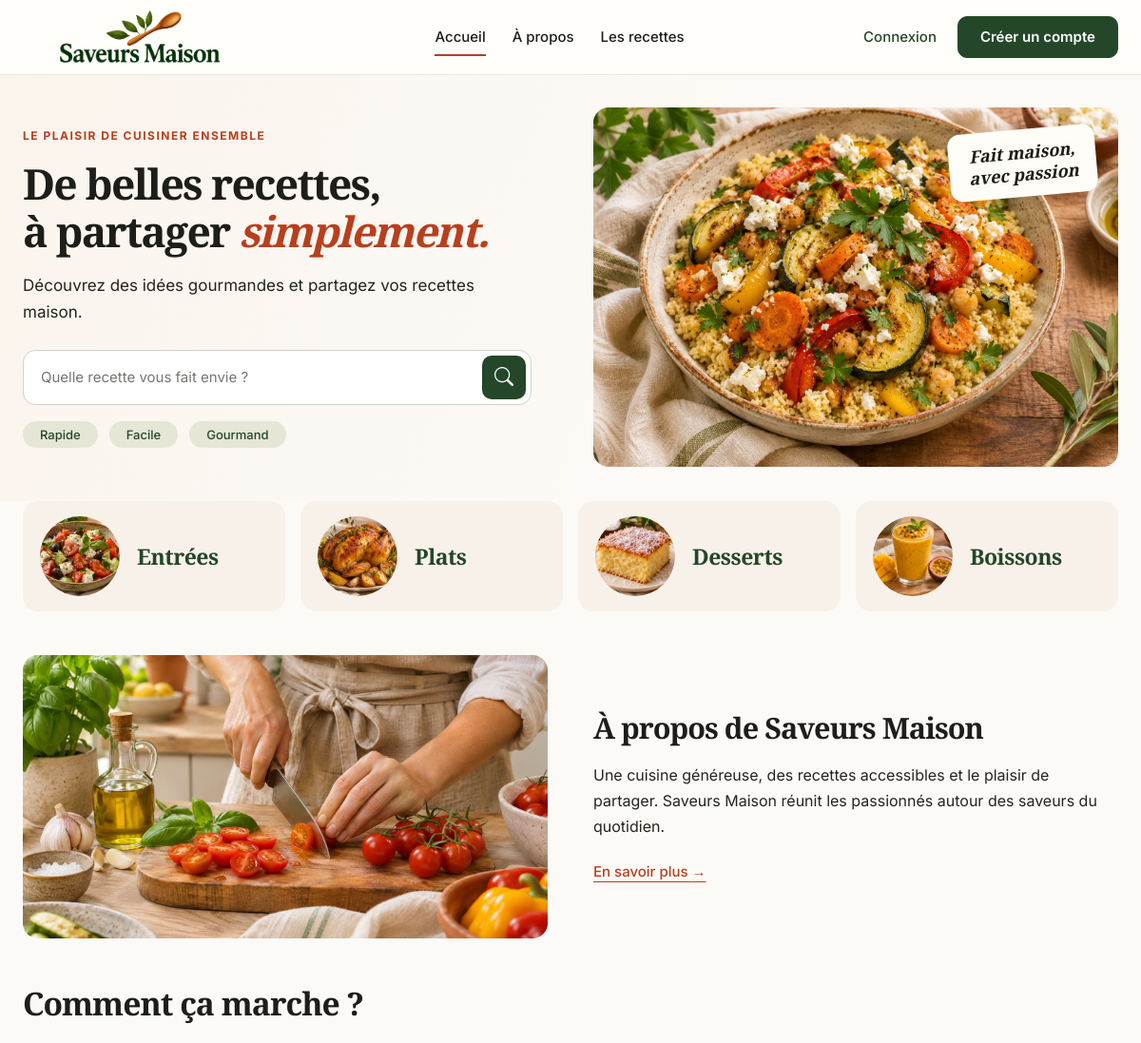
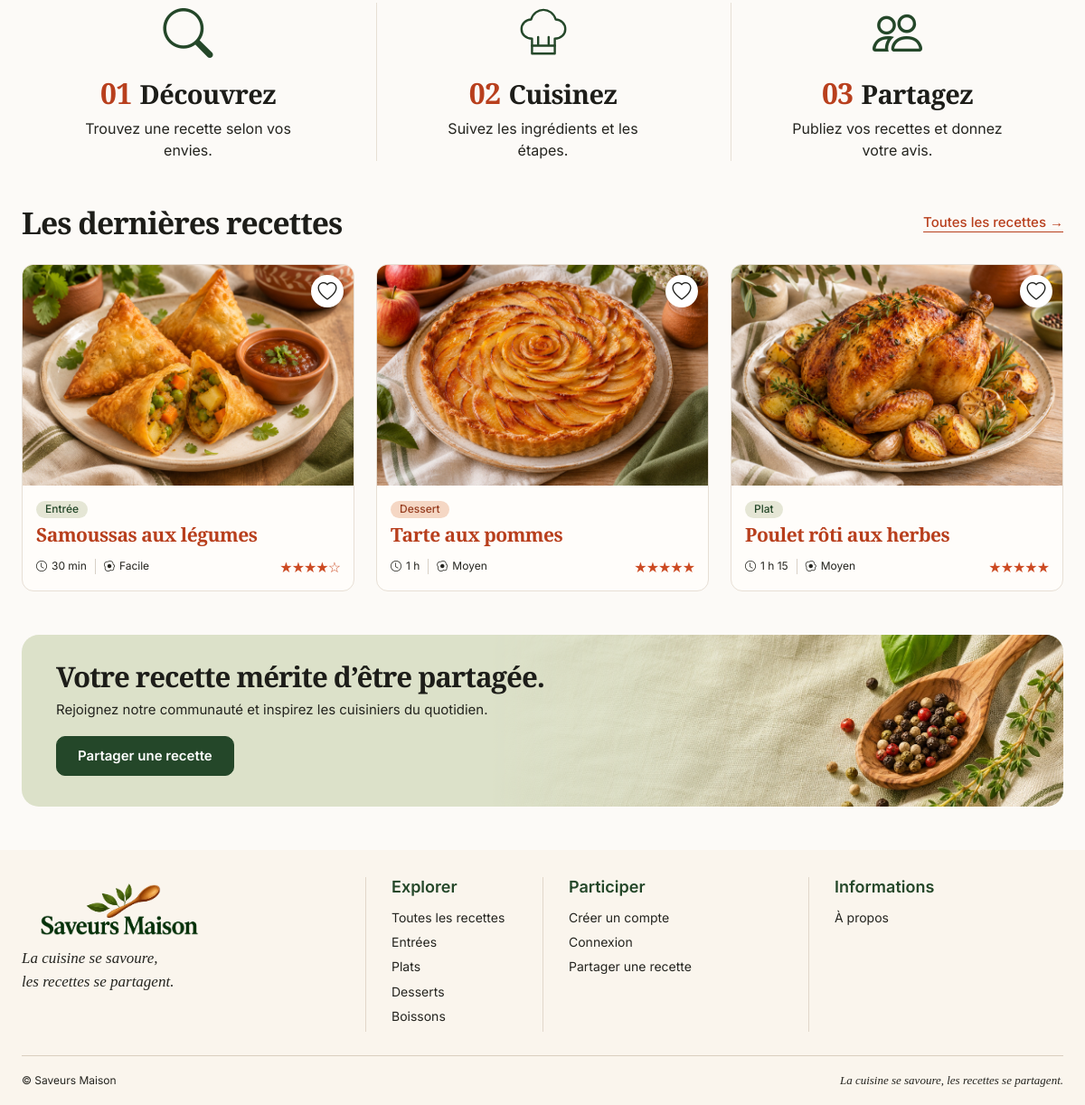
The app's page /vues/public/accueil.php with its own data (2 pictures, top to bottom).
### tables this page shows
CREATE TABLE RECETTE (
  id_recette          INT UNSIGNED AUTO_INCREMENT,

  titre               VARCHAR(100) NOT NULL,
  description         TEXT NOT NULL,

   
   
  photo               VARCHAR(255) NOT NULL,

  nb_personnes        INT UNSIGNED NOT NULL,
  temps_preparation   INT UNSIGNED NOT NULL,
  temps_cuisson       INT UNSIGNED NOT NULL,

  difficulte          ENUM('facile', 'moyenne', 'difficile') NOT NULL,

   
  statut              ENUM('en_attente', 'publiee', 'refusee') NOT NULL DEFAULT 'en_attente',

   
  motif_refus         TEXT NULL,

  date_creation       DATETIME NOT NULL DEFAULT CURRENT_TIMESTAMP,

   
  date_modification   DATETIME NULL,

   
  date_validation     DATETIME NULL,

   
  id_categorie        INT UNSIGNED NOT NULL,
  id_utilisateur      INT UNSIGNED NOT NULL,
  id_validateur       INT UNSIGNED NULL,

  PRIMARY KEY (id_recette),

   
  CONSTRAINT chk_recette_nb_personnes CHECK (nb_personnes > 0),
  CONSTRAINT chk_recette_temps_preparation CHECK (temps_preparation >= 0),
  CONSTRAINT chk_recette_temps_cuisson CHECK (temps_cuisson >= 0),

   
   
   
  CONSTRAINT fk_recette_categorie
    FOREIGN KEY (id_categorie) REFERENCES CATEGORIE (id_categorie)
    ON DELETE RESTRICT ON UPDATE CASCADE,

   
  CONSTRAINT fk_recette_utilisateur
    FOREIGN KEY (id_utilisateur) REFERENCES UTILISATEUR (id_utilisateur)
    ON DELETE RESTRICT ON UPDATE CASCADE,

   
   
  CONSTRAINT fk_recette_validateur
    FOREIGN KEY (id_validateur) REFERENCES UTILISATEUR (id_utilisateur)
    ON DELETE SET NULL ON UPDATE CASCADE
);

CREATE TABLE CATEGORIE (
  id_categorie  INT UNSIGNED AUTO_INCREMENT,

   
  nom           VARCHAR(50) NOT NULL,

  PRIMARY KEY (id_categorie),
  UNIQUE KEY uq_categorie_nom (nom)
);

### modeles/Recette.php (called while the page is built, shortened)
<?php
require_once __DIR__ . '/../config/connexion.php';
class Recette
{
    public static function dernieresPubliees(int $limite = 3)
    {
        global $pdo;
        $sql = "SELECT
                    r.id_recette,
                    r.titre,
                    r.photo,
                    r.temps_preparation,
                    r.temps_cuisson,
                    r.difficulte,
                    c.nom AS categorie,
                    (SELECT AVG(a.note) FROM AVIS a WHERE a.id_recette = r.id_recette) AS note_moyenne
                FROM RECETTE r
                JOIN CATEGORIE c ON c.id_categorie = r.id_categorie
                WHERE r.statut = 'publiee'
                ORDER BY r.date_creation DESC
                LIMIT ?";
        $stmt = $pdo->prepare($sql);
        $stmt->bindValue(1, $limite, PDO::PARAM_INT);
        $stmt->execute();
        return $stmt->fetchAll(PDO::FETCH_ASSOC);
    }
}

### controleurs/AccueilControleur.php (called while the page is built)
<?php
require_once __DIR__ . '/../modeles/Recette.php';
class AccueilControleur
{
    public function afficher()
    {
        return Recette::dernieresPubliees(3);
    }
}

### vues/public/accueil.php (the view, shortened to what this page needs)
<?php
require_once __DIR__ . '/../../controleurs/AccueilControleur.php';
$controleur = new AccueilControleur();
$recettes = $controleur->afficher();
?>
<!DOCTYPE html>
<html lang="fr">
<head>
  <link rel="stylesheet" href="../../assets/vendor/bootstrap/css/bootstrap.min.css">
  <link rel="stylesheet" href="../../assets/vendor/bootstrap-icons/font/bootstrap-icons.min.css">
  <link rel="stylesheet" href="../../assets/css/style.css">
</head>
<body>
  <?php require __DIR__ . '/../../layouts/navbar.php'; ?>
  <main>
    <section class="hero-section">
      <div class="container">
        <div class="row align-items-center g-4 g-lg-5">
          <div class="col-lg-6">
            <p class="eyebrow">Le plaisir de cuisiner ensemble</p>
            <h1 class="hero-title">
              De belles recettes,<br>
              à partager <em>simplement.</em>
            </h1>
            <p class="hero-description">
              Découvrez des idées gourmandes et partagez vos recettes maison.
            </p>
            <form class="hero-search" action="recettes.php" method="get">
              <input
                type="search"
                id="recherche"
                name="recherche"
                placeholder="Quelle recette vous fait envie ?"
              >
              <button type="submit" aria-label="Rechercher">
                <i class="bi bi-search" aria-hidden="true"></i>
              </button>
            </form>
            <div class="hero-pills" aria-label="Inspirations culinaires">
              <span>Rapide</span>
              <span>Facile</span>
              <span>Gourmand</span>
            </div>
          </div>
          <div class="col-lg-6">
            <div class="hero-visual">
              <img
                src="../../assets/images/hero.jpg"
                alt="Couscous aux légumes rôtis, pois chiches et herbes fraîches"
                class="hero-image"
                fetchpriority="high"
              >
              <div class="hero-sticker">
                Fait maison,<br>
                avec passion
              </div>
            </div>
          </div>
        </div>
      </div>
    </section>
    <section class="categories-section" aria-label="Catégories de recettes">
      <div class="container">
        <div class="row g-3">
          <div class="col-6 col-lg-3">
            <a href="recettes.php?categorie=1" class="category-card">
              <img
                src="../../assets/images/salade-mediterraneenne.jpg"
                alt=""
                loading="lazy"
              >
              <span>Entrées</span>
            </a>
          </div>
          <div class="col-6 col-lg-3">
            <a href="recettes.php?categorie=2" class="category-card">
              <img
                src="../../assets/images/poulet-roti-herbes.jpg"
                alt=""
                loading="lazy"
              >
              <span>Plats</span>
            </a>
          </div>
          <div class="col-6 col-lg-3">
            <a href="recettes.php?categorie=3" class="category-card">
              <img
                src="../../assets/images/gateau-coco.jpg"
                alt=""
                loading="lazy"
              >
              <span>Desserts</span>
            </a>
          </div>
          <div class="col-6 col-lg-3">
            <a href="recettes.php?categorie=4" class="category-card">
              <img
                src="../../assets/images/smoothie-mangue-passion.jpg"
                alt=""
                loading="lazy"
              >
              <span>Boissons</span>
            </a>
          </div>
        </div>
      </div>
    </section>
    <section id="a-propos" class="about-section section-space">
      <div class="container">
        <div class="row align-items-center g-4 g-lg-5">
          <div class="col-lg-6">
            <img
              src="../../assets/images/a-propos-cuisine.jpg"
              alt="Préparation de légumes frais dans une cuisine"
              class="about-image"
              loading="lazy"
            >
          </div>
          <div class="col-lg-6 about-content">
            <h2 class="section-title">À propos de Saveurs Maison</h2>
            <p>
              Une cuisine généreuse, des recettes accessibles et le plaisir
              de partager. Saveurs Maison réunit les passionnés autour
              des saveurs du quotidien.
            </p>
            <a href="a-propos.php" class="text-link">
              En savoir plus <span aria-hidden="true">→</span>
            </a>
          </div>
        </div>
      </div>
    </section>
    <section class="how-section section-space">
      <div class="container">
        <h2 class="section-title">Comment ça marche ?</h2>
        <div class="row g-4 steps-row">
          <div class="col-md-4">
            <div class="step">
              <div class="step-icon">
                <i class="bi bi-search" aria-hidden="true"></i>
              </div>
              <h3 class="step-heading">
                <span>01</span> Découvrez
              </h3>
              <p>Trouvez une recette selon vos envies.</p>
            </div>
          </div>
          <div class="col-md-4">
            <div class="step step-bordered">
              <div class="step-icon">
                <svg
                  viewBox="0 0 64 64"
                  fill="none"
                  aria-hidden="true"
                >
                  <path d="M19 38c-7 0-12-5-12-11s5-11 11-11c2-7 8-11 14-11s12 4 14 11c6 0 11 5 11 11s-5 11-12 11v17H19V38Z"/>
                  <path d="M19 46h26M26 36v8M38 36v8"/>
                </svg>
              </div>
              <h3 class="step-heading">
                <span>02</span> Cuisinez
              </h3>
              <p>Suivez les ingrédients et les étapes.</p>
            </div>
          </div>
          <div class="col-md-4">
            <div class="step step-bordered">
              <div class="step-icon">
                <i class="bi bi-people" aria-hidden="true"></i>
              </div>
              <h3 class="step-heading">
                <span>03</span> Partagez
              </h3>
              <p>Publiez vos recettes et donnez votre avis.</p>
            </div>
          </div>
        </div>
      </div>
    </section>
    <section id="recettes" class="recipes-section section-space">
      <div class="container">
        <div class="section-heading">
          <h2 class="section-title">Les dernières recettes</h2>
          <a href="recettes.php" class="text-link">
            Toutes les recettes <span aria-hidden="true">→</span>
          </a>
        </div>
        <div class="row g-4">
          <?php foreach ($recettes as $index => $recette): ?>
            <?php
              $tempsTotal = $recette['temps_preparation'] + $recette['temps_cuisson'];
              if ($tempsTotal >= 60) {
                  $heures = intdiv($tempsTotal, 60);
                  $minutes = $tempsTotal % 60;
                  $tempsAffiche = $minutes > 0 ? $heures . " h " . $minutes : $heures . " h";
              } else {
                  $tempsAffiche = $tempsTotal . " min";
              }
              $difficultes = [
                  "facile" => "Facile",
                  "moyenne" => "Moyen",
                  "difficile" => "Difficile",
              ];
              $difficulteAffichee = $difficultes[$recette['difficulte']] ?? $recette['difficulte'];
              $noteArrondie = $recette['note_moyenne'] !== null ? (int) round($recette['note_moyenne']) : 0;
              $etoiles = str_repeat("★", $noteArrondie) . str_repeat("☆", 5 - $noteArrondie);
              $classeTag = $index % 2 === 0 ? "tag-sage" : "tag-peach";
            ?>
            <div class="col-md-6 col-lg-4">
              <article class="recipe-card">
                <div class="recipe-image-wrap">
                  <a href="recette.php?id=<?= (int) $recette['id_recette'] ?>">
                    <img
                      src="../../assets/images/<?= htmlspecialchars($recette['photo']) ?>"
                      alt="<?= htmlspecialchars($recette['titre']) ?>"
                      loading="lazy"
                    >
                  </a>
                  <a
                    href="connexion.php"
                    class="favorite-button"
                    aria-label="Se connecter pour enregistrer cette recette en favori"
                  >
                    <i class="bi bi-heart" aria-hidden="true"></i>
                  </a>
                </div>
                <div class="recipe-content">
                  <span class="recipe-tag <?= $classeTag ?>">
                    <?= htmlspecialchars($recette['categorie']) ?>
                  </span>
                  <h3 class="recipe-title">
                    <a href="recette.php?id=<?= (int) $recette['id_recette'] ?>">
                      <?= htmlspecialchars($recette['titre']) ?>
                    </a>
                  </h3>
                  <div class="recipe-meta">
                    <span>
                      <i class="bi bi-clock" aria-hidden="true"></i> <?= $tempsAffiche ?>
                    </span>
                    <span class="difficulty">
                      <i class="bi bi-egg-fried" aria-hidden="true"></i> <?= $difficulteAffichee ?>
                    </span>
                    <span class="stars" aria-label="Note : <?= $noteArrondie ?> sur 5">
                      <?= $etoiles ?>
                    </span>
                  </div>
                </div>
              </article>
            </div>
          <?php endforeach; ?>
        </div>
      </div>
    </section>
    <section class="share-section section-space">
      <div class="container">
        <div class="share-banner">
          <div class="share-visual" aria-hidden="true"></div>
          <div class="share-content">
            <h2>Votre recette mérite d’être partagée.</h2>
            <p>
              Rejoignez notre communauté et inspirez les cuisiniers du quotidien.
            </p>
            <a href="inscription.php" class="btn-green">
              Partager une recette
            </a>
          </div>
        </div>
      </div>
    </section>
  </main>
  <?php require __DIR__ . '/../../layouts/footer.php'; ?>
</body>
</html>

### records on screen
recette: photo (picture), id_categorie.nom "Entrée", titre "Samoussas aux légumes", tempsAffiche "30 min", difficulte "Facile", etoiles "★★★★☆"
recette: photo (picture), id_categorie.nom "Dessert", titre "Tarte aux pommes", tempsAffiche "1 h", difficulte "Moyen", etoiles "★★★★★"
recette: photo (picture), id_categorie.nom "Plat", titre "Poulet rôti aux herbes", tempsAffiche "1 h 15", difficulte "Moyen", etoiles "★★★★★"
